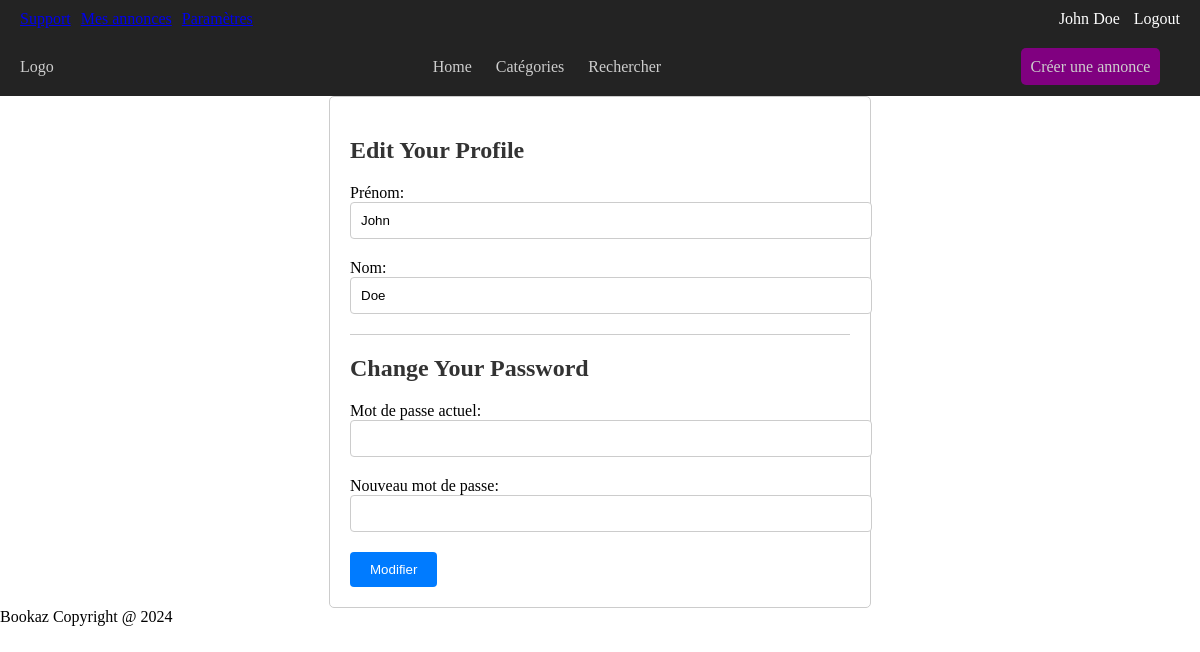
/settings/ (signed in), run on the app's committed database.
### ads_system/models.py (models this page shows)
class CustomUser(AbstractUser):
    ads = models.ManyToManyField('ClassifiedAd', related_name='users', blank=True)

### authentication/views.py (the view, shortened to what this page needs)
# urls.py: path("settings/", views.settings)
@login_required
def settings(request):
    return render(request, 'settings.html', {'user':request.user})

### templates/settings.html (shortened to what this page needs)
{% extends 'base.html' %}
{% block content %}
  <div class="support-container">
    <form method="post" class="support-form">
      <h2>Edit Your Profile</h2>
      <div class="form-group">
        <label for="fname">Prénom:</label>
        <input type="text" id="fname" name="fname" class="form-control" value="{{user.first_name}}">
      </div>
      <div class="form-group">
        <label for="lname">Nom:</label>
        <input type="text" id="lname" name="lname" class="form-control" value="{{user.last_name}}">
      </div>
      <hr>
      <h2>Change Your Password</h2>
      <div class="form-group">
        <label for="old_password">Mot de passe actuel:</label>
        <input id="old_password" name="old_pass" type="password" class="form-control">
      </div>
      <div class="form-group">
        <label for="new_password">Nouveau mot de passe:</label>
        <input id="new_password" name="new_pass" type="password" class="form-control" minlength="8">
      </div>
      <button type="submit" class="btn btn-primary">Modifier</button>
    </form>
  </div>
{% endblock %}

### templates/base.html (shortened to what this page needs)
{% load static %}
<!DOCTYPE html>
<html lang="en">
<head>
</head>
<body>
    <nav class="top-navbar">
        <div class="top-navbar-left">
            {% if user.is_authenticated %}
                <a href="/support">Support</a>
                <a href="/myads">Mes annonces</a>
                <a href="/settings">Paramètres</a>
            {% else %}
                <a href="/support">Support</a>
            {% endif %}
        </div>
        <div class="top-navbar-right">
            {% if user.is_authenticated %}
                <a>{{user.first_name}} {{user.last_name}}</a>
                <a href="/logout">Logout</a>
            {% else %}
                <a href="/register">Sign-up</a>
                <a href="/login">Login</a>
            {% endif %}
        </div>
    </nav>
    <nav class="classified-ads-navbar">
        <div class="classified-ads-navbar-left">
            <ul>
                <li><a href="#">Logo</a></li>
            </ul>
        </div>
        <div class="classified-ads-navbar-center">
            <ul>
                <li><a href="/">Home</a></li>
                <li><a href="/categories">Catégories</a></li>
                <li><a href="/search">Rechercher</a></li>
            </ul>
        </div>
        <div class="classified-ads-navbar-right">
            <ul>
                <li><a href="/create_ad" class="highlighted">Créer une annonce</a></li>
            </ul>
        </div>
    </nav>
    <main>
        {% block content %}{% endblock %}
    </main>
    <footer>
        <a>Bookaz Copyright @ 2024</a>
    </footer>
</body>
</html>

### templates/settings.html (style rules this page uses)
.support-container { max-width: 500px; margin: 0 auto; padding: 20px; border: 1px solid #ccc; border-radius: 5px; background-color: #fff; }
.form-group { margin-bottom: 20px; }
.form-control { width: 100%; padding: 10px; border: 1px solid #ccc; border-radius: 4px; }
.btn { padding: 10px 20px; background-color: #007BFF; color: #fff; border: none; border-radius: 4px; cursor: pointer; }
h2 { color: #333; }
hr { margin-top: 20px; margin-bottom: 20px; border: 0; border-top: 1px solid #ccc; }

### templates/base.html (style rules this page uses)
body { margin: 0; }
.top-navbar { display: flex; justify-content: space-between; align-items: center; background: #232323; color: #cdcdcd; padding: 10px 20px; }
.top-navbar-left { display: flex; align-items: center; }
.top-navbar-left a { margin-right: 10px; }
.top-navbar-right a { color: #fff; text-decoration: none; margin-left: 10px; }
.classified-ads-navbar { background: #232323; color: #cdcdcd; padding: 20px; display: flex; justify-content: space-between; align-items: center; }
.classified-ads-navbar ul { list-style: none; padding: 0; margin: 0; }
.classified-ads-navbar li { display: inline; margin-right: 20px; }
.classified-ads-navbar a { color: #cdcdcd; text-decoration: none; }
.classified-ads-navbar-left { flex-grow: 1; }
.classified-ads-navbar-center { flex-grow: 2; text-align: center; }
.classified-ads-navbar-right { flex-grow: 1; text-align: right; }
.highlighted { background-color: purple; border-radius: 5px; padding: 3%; }

### data on the page
CustomUser: first_name "John", last_name "Doe", fname "John", lname "Doe"
